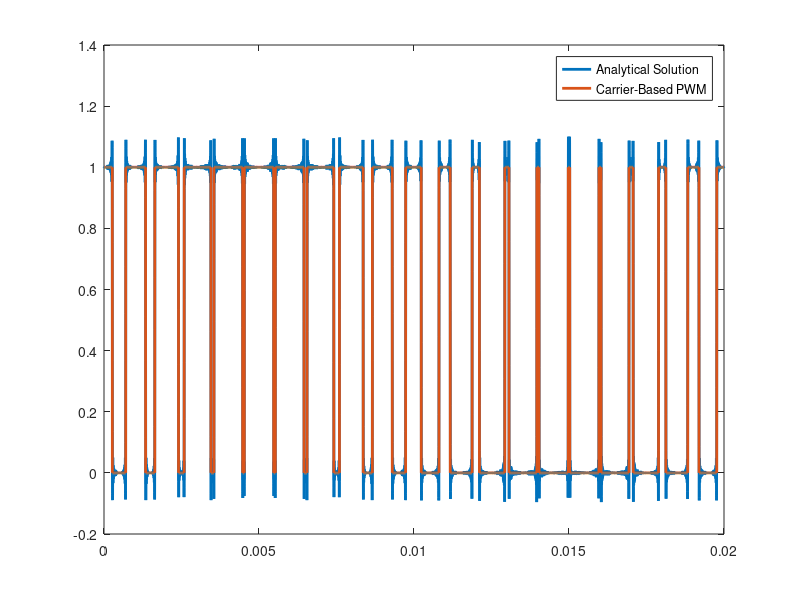

This figure's MATLAB source:
tic;
%% Time array
Tstep = 1e-6; % s
Ts = Tstep; % s
ma = 0.9;
fout = 50; % Hz
fsw = 1e3; % Hz
Tfinal =1/fout ; % s
time_array = 0:Tstep:Tfinal-Tstep;
NumberofSteps = numel(time_array);
%% Generate switching signals
The_c=0;
VrefA = ma*sin(2*pi*fout*time_array);
VrefB = ma*sin(2*pi*fout*time_array-2*pi/3);
VrefC = ma*sin(2*pi*fout*time_array-4*pi/3);
Vtriang = zeros(1, NumberofSteps);
for k = 1:Tfinal*fsw
   Triang_temp = triang(1/(Ts*fsw));
   Vtriang((length(Triang_temp)*(k-1)+1:k/(Tstep*fsw))) = (Triang_temp*2)-1;
end
Vcarrier = Vtriang;
SA = double(VrefA > Vcarrier);
SB = double(VrefB > Vcarrier);
SC = double(VrefC > Vcarrier);

%%
k=ma;
w_o=2*pi*fout;
w_c= 2*pi*fsw;
The_o=pi/2;
The_c=0;
%% for SA
SAA=zeros(size(time_array));

for m=1:100
    for n= -100:100  
        SAA=SAA+ (2/(m*pi))*sin((m+n)*pi/2)*...
                besselj(n,m*k*pi/2)*...
                cos(m*(w_c*time_array-The_c)...
                +n*(w_o*time_array-The_o));
       
        
        
    end
end


SAA= SAA+(1/2)+ (k/2)*cos(w_o*time_array-The_o);

toc;

%%
figure();
plot(time_array,SAA,'Linewidth',2);
hold on;
plot(time_array,SA,'Linewidth',2);

legend('Analytical Solution', 'Carrier-Based PWM')

